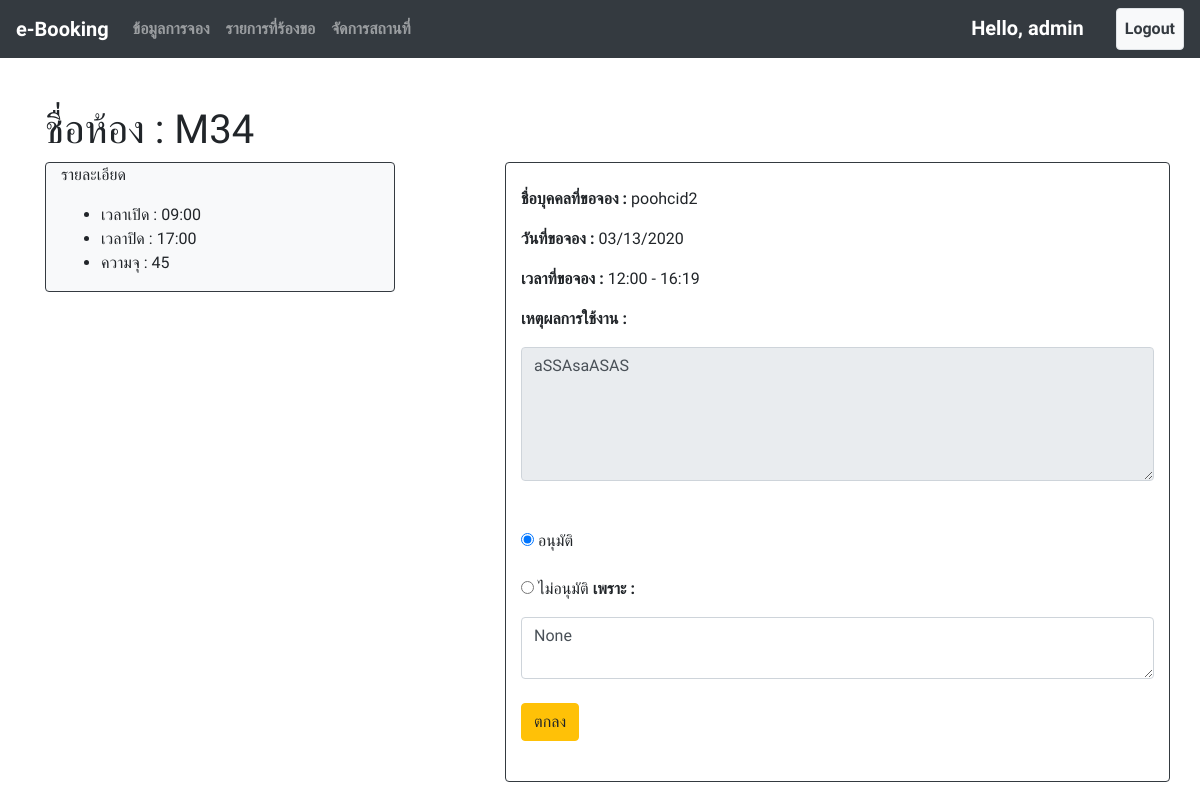
/book_edit/19/ (signed in), run on an earlier commit of the app's database.
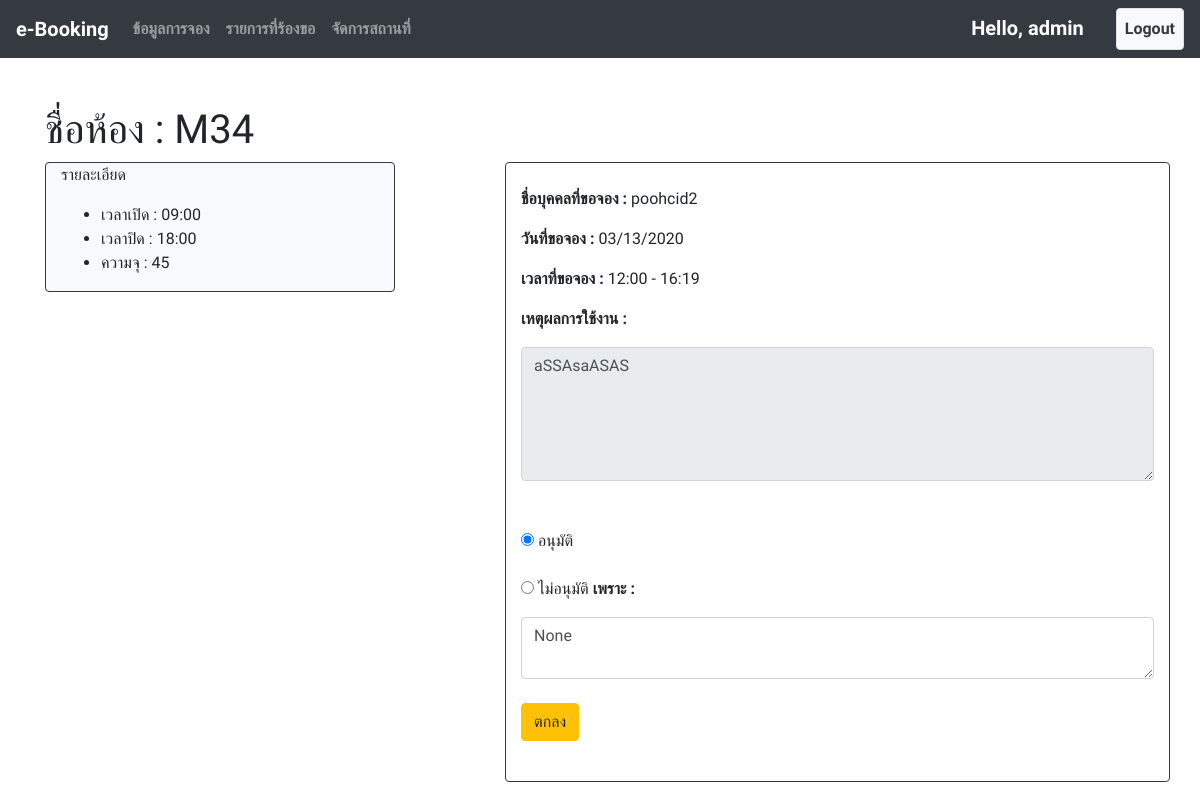
And on a later commit of the database.
### booking/models.py (models this page shows, shortened)
class Booking(models.Model):
    room = models.ForeignKey(Room, on_delete=models.CASCADE, null=True)
    date = models.DateField()
    start_time = models.TimeField()
    end_time = models.TimeField(null=True)
    description = models.TextField()
    status = models.CharField(null=True, default=None, choices=(
        ("รออนุมัติ", "Unknow"),
        ("ไม่อนุมัติ", "No"),
        ("อนุมัติ", "Yes")
    ), max_length=100)
    status_remark = models.TextField(null=True, blank=True)
    book_by = models.ForeignKey(User, on_delete=models.CASCADE, null=True)
    book_date = models.DateField(auto_now=True)

class Room(models.Model):
    name = models.CharField(max_length=100)
    open_time = models.TimeField()
    close_time = models.TimeField()
    capacity = models.IntegerField(default=0)

### booking/views.py (the view)
# urls.py: path('book_edit/<int:id>/', views.book_edit, name="book_edit"),
@login_required
@permission_required('booking.change_booking')
def book_edit(request, id):
    book = Booking.objects.get(pk=id)
    if request.method == 'POST':
        book.status = request.POST.get('status')
        book.status_remark = request.POST.get('status-remark')
        book.save()
        return redirect('index')
    context={
        "book" : book
    }
    return render(request, 'admin_page/book_edit.html', context=context)

### booking/templates/admin_page/book_edit.html (shortened to what this page needs)
{% extends 'base.html' %}
{% block content %}
    <br><br>
    <div class="container">
    <h1>ชื่อห้อง : {{ book.room.name }}</h1>
        <div class="row">
            <div class="col-4">
                <div class="border border-dark rounded bg-light container">
                    <p>รายละเอียด</p>
                    <ul>
                        <li>เวลาเปิด : {{book.room.open_time|date:'H:i'}}</li>
                        <li>เวลาปิด : {{ book.room.close_time|date:'H:i' }}</li>
                        <li>ความจุ : {{ book.room.capacity }}</li>
                    </ul>
                </div>
            </div>
            <div class="col-1">
            </div>
            <div class="col-7 border border-dark rounded">
                <br>
                <p><b>ชื่อบุคคลที่ขอจอง : </b>{{ book.book_by.username }}</p>
                <p><b>วันที่ขอจอง : </b>{{ book.date|date:'SHORT_DATE_FORMAT'}}</p>
                <p><b>เวลาที่ขอจอง : </b>{{ book.start_time|date:'H:i' }} - {{ book.end_time|date:'H:i' }}</p>
                <p><b>เหตุผลการใช้งาน : </b></p>
                <textarea class="form-control" name="descrip" rows="5" id="comment" readonly>{{ book.description }}</textarea>
                <br><br>
                <form action="{% url 'book_edit' id=book.id %}" method="POST">
                    <div class="radio form-group">
                        <label><input type="radio" name="status" value="อนุมัติ" {% if book.status == 'อนุมัติ' %}checked{% endif %}> อนุมัติ</label>
                    </div>
                    <div class="radio form-group">
                        <input type="radio" name="status" value="ไม่อนุมัติ" {% if book.status == 'ไม่อนุมัติ' %}checked{% endif %}> ไม่อนุมัติ <b>เพราะ :</b></label>
                    </div>
                    <textarea class="form-control" name="status-remark" id="comment">{{ book.status_remark }}</textarea>
                    <br>
                    <button type="submit" class="btn btn-warning">ตกลง</button>
                </form>
                <br>
            </div>
        </div>
    </div>
{% endblock content %}

What changed in the data, as far as the page shows it:
changed through a linked row, Booking "aSSAsaASAS": room.close_time "17:00" → "18:00"
